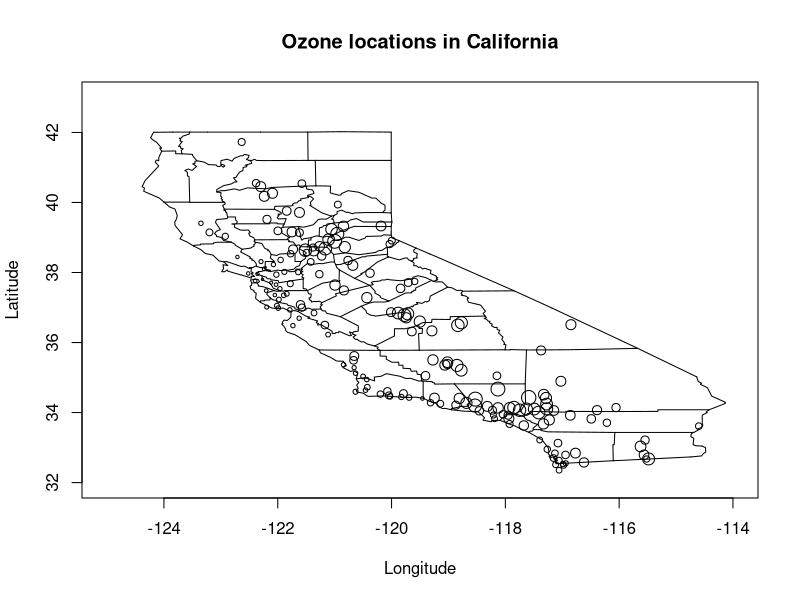
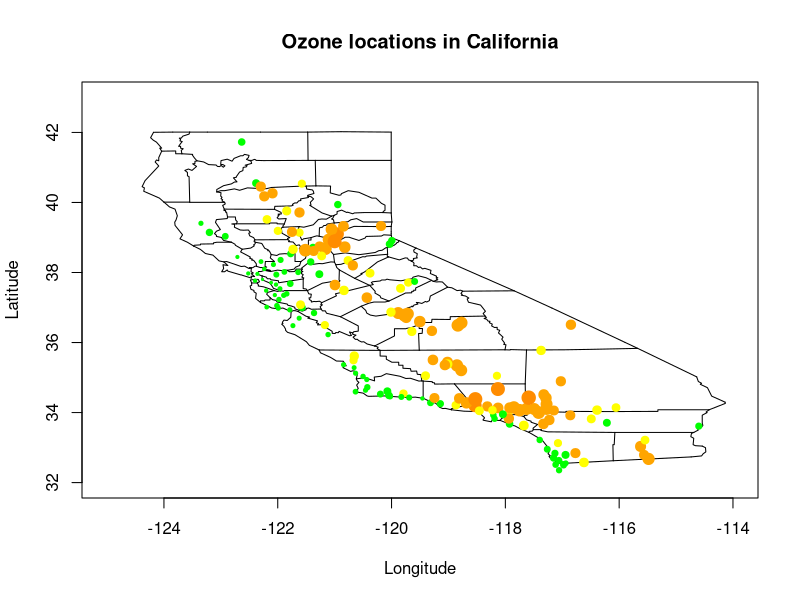

Write the R code that produced these figures, in order.
setwd('/home/tuomas/R/Projects/DATA.ML420/datasets')
o3 = read.table("ozone.txt")

library(maps)

# First, plot only the frame with x,y axes and lables:  
# xlim & ylim are set using the min and max values for the Longitude and Latitude 

plot(o3$lon, o3$lat, xlim=c(-125,-114), ylim=c(32, 43), 
     xlab="Longitude",  ylab="Latitude", main="Ozone locations in California", "n")
map("county", "ca",add=TRUE)   # map of counties in California 
points(o3$lon, o3$lat, cex=o3$o3/0.06)   # plot the points relative to their (ozone) values

# Try to match data location with the Air Quality Index:  
# Green for good quality, moderate, ..., red for 'very unhealthy' 
AQI_colors = c("green", "yellow", "orange", "dark orange", "red") 
AQI_levels = cut(o3$o3, c(0, 0.06, 0.075, 0.104, 0.115, 0.374))
as.numeric(AQI_levels)
plot(o3$lon, o3$lat, xlim=c(-125,-114), ylim=c(32,43), 
     xlab="Longitude", ylab="Latitude", main="Ozone locations in California", "n")
map("county", "ca",add=TRUE)
points(o3$lon, o3$lat, cex=o3$o3/mean(o3$o3), col=AQI_colors[as.numeric(AQI_levels)], pch=19)
